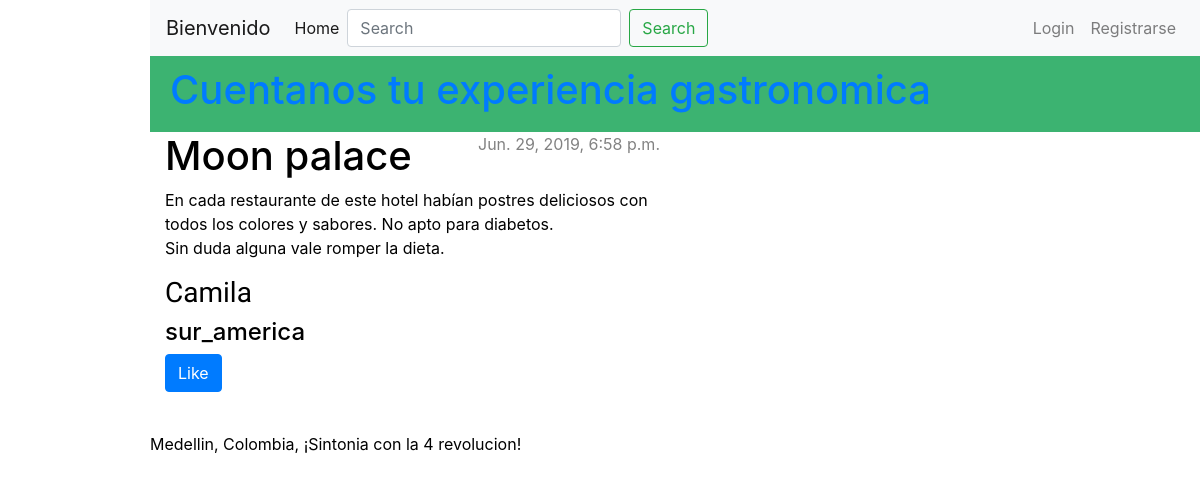
The app's page /blog/post/1/, older data.
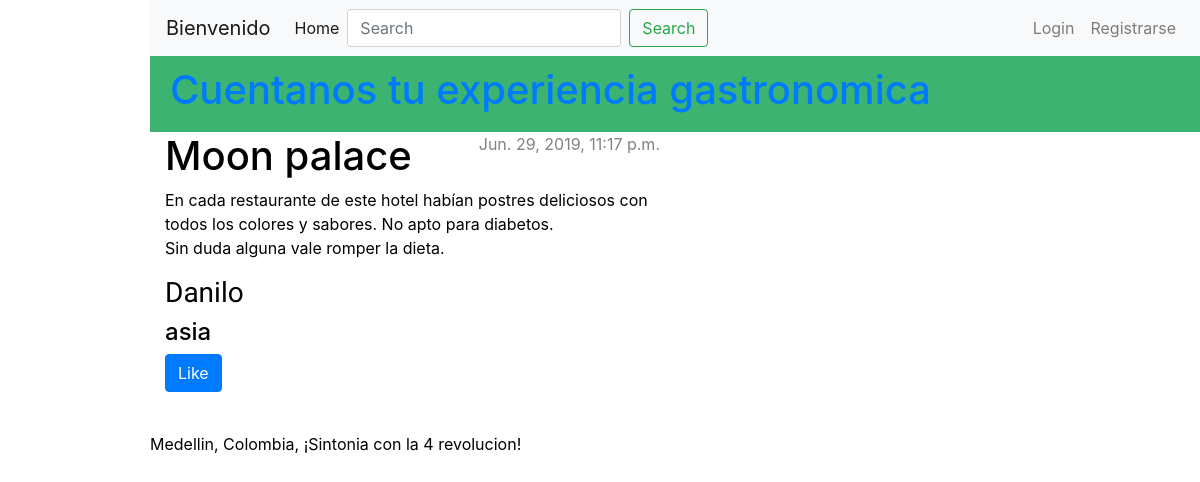
The same page, newer data.
### restaurante/models.py (models this page shows, shortened)
class PostRestaurant(models.Model):
    autor = models.ForeignKey(User, related_name='blog_restaurante', on_delete=models.PROTECT)
    titulo = models.CharField(max_length=200)
    texto = models.TextField()
    fecha_creacion = models.DateTimeField(
            default=timezone.now)
    fecha_publicado = models.DateTimeField(
            blank=True, null=True)
    categoria = models.CharField(max_length=50, choices=TIPO_OPCIONES, default=SUR_AMERICA)
    tags = models.CharField(max_length=100, null=True, blank=True)
    comentarios = models.TextField(max_length=500, default='deja tu comentario aqui!')
    likes = models.ManyToManyField(User, related_name='likes', blank=True)

### restaurante/views.py (the view)
# urls.py: path('post/<int:pk>/', views.post_detail, name='post_detail'),
def post_detail(request, pk):
	post = get_object_or_404(PostRestaurant, pk=pk)
	return render(request, 'restaurante/post_detail.html', {'post': post})

### restaurante/templates/restaurante/post_detail.html (shortened to what this page needs)
{% extends 'restaurante/base.html' %}
    <div class="post">
        {% if post.fecha_publicado %}
            <div class="date2">
                {{ post.fecha_publicado }}
            </div>
        {% endif %}
        <h1>{{ post.titulo }}</h1>
        <p>{{ post.texto|linebreaksbr }}</p>
        <h3>{{ post.autor }}</h3>
        <h4>{{ post.categoria }}</h4>
         <form action="{% url 'restaurante:like_post' %" method="post">
            <button type="submit" name="post_id" value="{{ post.id }}" class="btn btn-primary">Like</button>
         </form>
    </div>

Row changes from the older to the newer data that the page shows:
changed PostRestaurant "Moon palace": fecha_publicado "Jun. 29, 2019, 6:58 p.m." → "Jun. 29, 2019, 11:17 p.m."; autor "Camila" → "Danilo"; categoria "sur_america" → "asia"
